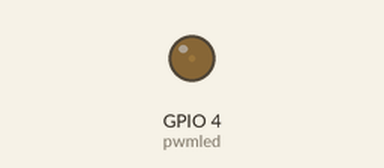
This program was run on a simulated Raspberry Pi (BCM pin numbers). Parts: output pins drawn as LEDs (lit = HIGH). What the program prints to the terminal is not drawn. At 20.0 s the program stops and its outputs stay as they are.

Above: at 0.05 s.
At 0.9 s:
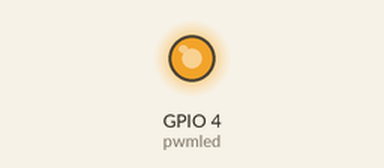
At 1.35 s:
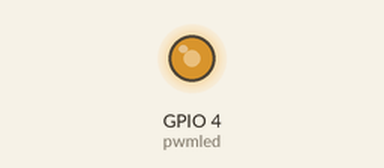
At 1.75 s:
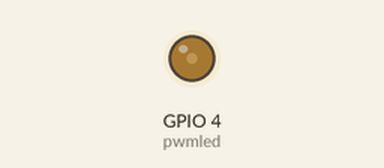
Timing chart, 0 to 4.6 s (numbered marks = the images above):
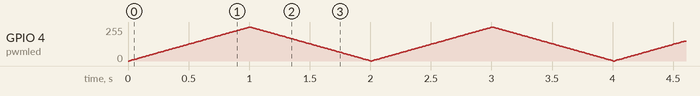

The program:

pulse.py
```python
from gpiozero import PWMLED
import time

#Hello World!
pwmled = PWMLED(4)

for i in range(10):
   print("켰다!")
   for k in range(100):
      pwmled.value = 0.01 * k
      time.sleep(0.01)

   print("껐다!")
   for j in range(100):
      pwmled.value = 0.01*(100 - j)
      time.sleep(0.01)
```
